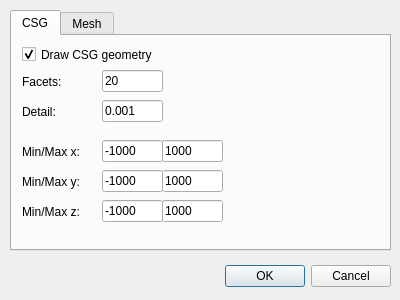
<?xml version="1.0" encoding="UTF-8"?>
<ui version="4.0">
 <class>SetupMeshDialog</class>
 <widget class="QDialog" name="SetupMeshDialog">
  <property name="geometry">
   <rect>
    <x>0</x>
    <y>0</y>
    <width>400</width>
    <height>300</height>
   </rect>
  </property>
  <property name="windowTitle">
   <string>Geometry and meshing options</string>
  </property>
  <widget class="QDialogButtonBox" name="buttonBox">
   <property name="geometry">
    <rect>
     <x>50</x>
     <y>260</y>
     <width>341</width>
     <height>32</height>
    </rect>
   </property>
   <property name="orientation">
    <enum>Qt::Horizontal</enum>
   </property>
   <property name="standardButtons">
    <set>QDialogButtonBox::Cancel|QDialogButtonBox::Ok</set>
   </property>
  </widget>
  <widget class="QTabWidget" name="tabWidget">
   <property name="geometry">
    <rect>
     <x>10</x>
     <y>10</y>
     <width>381</width>
     <height>241</height>
    </rect>
   </property>
   <property name="currentIndex">
    <number>0</number>
   </property>
   <widget class="QWidget" name="tab">
    <attribute name="title">
     <string>CSG</string>
    </attribute>
    <widget class="QCheckBox" name="checkBox">
     <property name="geometry">
      <rect>
       <x>10</x>
       <y>10</y>
       <width>151</width>
       <height>17</height>
      </rect>
     </property>
     <property name="text">
      <string>Draw CSG geometry</string>
     </property>
     <property name="checked">
      <bool>true</bool>
     </property>
    </widget>
    <widget class="QWidget" name="horizontalLayoutWidget">
     <property name="geometry">
      <rect>
       <x>10</x>
       <y>30</y>
       <width>81</width>
       <height>31</height>
      </rect>
     </property>
     <layout class="QHBoxLayout" name="horizontalLayout">
      <item>
       <widget class="QLabel" name="label">
        <property name="text">
         <string>Facets:</string>
        </property>
       </widget>
      </item>
     </layout>
    </widget>
    <widget class="QWidget" name="horizontalLayoutWidget_2">
     <property name="geometry">
      <rect>
       <x>90</x>
       <y>30</y>
       <width>61</width>
       <height>31</height>
      </rect>
     </property>
     <layout class="QHBoxLayout" name="horizontalLayout_2">
      <item>
       <widget class="QLineEdit" name="leFacets">
        <property name="text">
         <string>20</string>
        </property>
       </widget>
      </item>
     </layout>
    </widget>
    <widget class="QWidget" name="horizontalLayoutWidget_3">
     <property name="geometry">
      <rect>
       <x>90</x>
       <y>60</y>
       <width>61</width>
       <height>31</height>
      </rect>
     </property>
     <layout class="QHBoxLayout" name="horizontalLayout_3">
      <item>
       <widget class="QLineEdit" name="leDetail">
        <property name="text">
         <string>0.001</string>
        </property>
       </widget>
      </item>
     </layout>
    </widget>
    <widget class="QWidget" name="horizontalLayoutWidget_4">
     <property name="geometry">
      <rect>
       <x>10</x>
       <y>60</y>
       <width>81</width>
       <height>31</height>
      </rect>
     </property>
     <layout class="QHBoxLayout" name="horizontalLayout_4">
      <item>
       <widget class="QLabel" name="label_2">
        <property name="text">
         <string>Detail:</string>
        </property>
       </widget>
      </item>
     </layout>
    </widget>
    <widget class="QWidget" name="horizontalLayoutWidget_5">
     <property name="geometry">
      <rect>
       <x>90</x>
       <y>100</y>
       <width>61</width>
       <height>31</height>
      </rect>
     </property>
     <layout class="QHBoxLayout" name="horizontalLayout_5">
      <item>
       <widget class="QLineEdit" name="leMinX">
        <property name="text">
         <string>-1000</string>
        </property>
       </widget>
      </item>
     </layout>
    </widget>
    <widget class="QWidget" name="horizontalLayoutWidget_6">
     <property name="geometry">
      <rect>
       <x>10</x>
       <y>100</y>
       <width>81</width>
       <height>31</height>
      </rect>
     </property>
     <layout class="QHBoxLayout" name="horizontalLayout_6">
      <item>
       <widget class="QLabel" name="label_3">
        <property name="text">
         <string>Min/Max x:</string>
        </property>
       </widget>
      </item>
     </layout>
    </widget>
    <widget class="QWidget" name="horizontalLayoutWidget_7">
     <property name="geometry">
      <rect>
       <x>150</x>
       <y>100</y>
       <width>61</width>
       <height>31</height>
      </rect>
     </property>
     <layout class="QHBoxLayout" name="horizontalLayout_7">
      <item>
       <widget class="QLineEdit" name="leMaxX">
        <property name="text">
         <string>1000</string>
        </property>
       </widget>
      </item>
     </layout>
    </widget>
    <widget class="QWidget" name="horizontalLayoutWidget_8">
     <property name="geometry">
      <rect>
       <x>90</x>
       <y>130</y>
       <width>61</width>
       <height>31</height>
      </rect>
     </property>
     <layout class="QHBoxLayout" name="horizontalLayout_8">
      <item>
       <widget class="QLineEdit" name="leMinY">
        <property name="text">
         <string>-1000</string>
        </property>
       </widget>
      </item>
     </layout>
    </widget>
    <widget class="QWidget" name="horizontalLayoutWidget_9">
     <property name="geometry">
      <rect>
       <x>150</x>
       <y>130</y>
       <width>61</width>
       <height>31</height>
      </rect>
     </property>
     <layout class="QHBoxLayout" name="horizontalLayout_9">
      <item>
       <widget class="QLineEdit" name="leMaxY">
        <property name="text">
         <string>1000</string>
        </property>
       </widget>
      </item>
     </layout>
    </widget>
    <widget class="QWidget" name="horizontalLayoutWidget_10">
     <property name="geometry">
      <rect>
       <x>10</x>
       <y>130</y>
       <width>81</width>
       <height>31</height>
      </rect>
     </property>
     <layout class="QHBoxLayout" name="horizontalLayout_10">
      <item>
       <widget class="QLabel" name="label_4">
        <property name="text">
         <string>Min/Max y:</string>
        </property>
       </widget>
      </item>
     </layout>
    </widget>
    <widget class="QWidget" name="horizontalLayoutWidget_11">
     <property name="geometry">
      <rect>
       <x>90</x>
       <y>160</y>
       <width>61</width>
       <height>31</height>
      </rect>
     </property>
     <layout class="QHBoxLayout" name="horizontalLayout_11">
      <item>
       <widget class="QLineEdit" name="leMinZ">
        <property name="text">
         <string>-1000</string>
        </property>
       </widget>
      </item>
     </layout>
    </widget>
    <widget class="QWidget" name="horizontalLayoutWidget_12">
     <property name="geometry">
      <rect>
       <x>150</x>
       <y>160</y>
       <width>61</width>
       <height>31</height>
      </rect>
     </property>
     <layout class="QHBoxLayout" name="horizontalLayout_12">
      <item>
       <widget class="QLineEdit" name="leMaxZ">
        <property name="text">
         <string>1000</string>
        </property>
       </widget>
      </item>
     </layout>
    </widget>
    <widget class="QWidget" name="horizontalLayoutWidget_13">
     <property name="geometry">
      <rect>
       <x>10</x>
       <y>160</y>
       <width>81</width>
       <height>31</height>
      </rect>
     </property>
     <layout class="QHBoxLayout" name="horizontalLayout_13">
      <item>
       <widget class="QLabel" name="label_5">
        <property name="text">
         <string>Min/Max z:</string>
        </property>
       </widget>
      </item>
     </layout>
    </widget>
   </widget>
   <widget class="QWidget" name="tab_2">
    <attribute name="title">
     <string>Mesh</string>
    </attribute>
    <widget class="QWidget" name="horizontalLayoutWidget_14">
     <property name="geometry">
      <rect>
       <x>120</x>
       <y>10</y>
       <width>61</width>
       <height>31</height>
      </rect>
     </property>
     <layout class="QHBoxLayout" name="horizontalLayout_14">
      <item>
       <widget class="QLineEdit" name="leMin">
        <property name="text">
         <string>0</string>
        </property>
       </widget>
      </item>
     </layout>
    </widget>
    <widget class="QWidget" name="horizontalLayoutWidget_15">
     <property name="geometry">
      <rect>
       <x>10</x>
       <y>10</y>
       <width>111</width>
       <height>31</height>
      </rect>
     </property>
     <layout class="QHBoxLayout" name="horizontalLayout_15">
      <item>
       <widget class="QLabel" name="label_6">
        <property name="text">
         <string>Min mesh-size:</string>
        </property>
       </widget>
      </item>
     </layout>
    </widget>
    <widget class="QWidget" name="horizontalLayoutWidget_31">
     <property name="geometry">
      <rect>
       <x>10</x>
       <y>40</y>
       <width>111</width>
       <height>31</height>
      </rect>
     </property>
     <layout class="QHBoxLayout" name="horizontalLayout_31">
      <item>
       <widget class="QLabel" name="label_13">
        <property name="text">
         <string>Max mesh-size:</string>
        </property>
       </widget>
      </item>
     </layout>
    </widget>
    <widget class="QWidget" name="horizontalLayoutWidget_32">
     <property name="geometry">
      <rect>
       <x>120</x>
       <y>40</y>
       <width>61</width>
       <height>31</height>
      </rect>
     </property>
     <layout class="QHBoxLayout" name="horizontalLayout_32">
      <item>
       <widget class="QLineEdit" name="leMax">
        <property name="text">
         <string>1000</string>
        </property>
       </widget>
      </item>
     </layout>
    </widget>
    <widget class="QWidget" name="horizontalLayoutWidget_33">
     <property name="geometry">
      <rect>
       <x>10</x>
       <y>70</y>
       <width>111</width>
       <height>31</height>
      </rect>
     </property>
     <layout class="QHBoxLayout" name="horizontalLayout_33">
      <item>
       <widget class="QLabel" name="label_14">
        <property name="text">
         <string>Mesh-size grading:</string>
        </property>
       </widget>
      </item>
     </layout>
    </widget>
    <widget class="QWidget" name="horizontalLayoutWidget_34">
     <property name="geometry">
      <rect>
       <x>120</x>
       <y>70</y>
       <width>61</width>
       <height>31</height>
      </rect>
     </property>
     <layout class="QHBoxLayout" name="horizontalLayout_34">
      <item>
       <widget class="QLineEdit" name="leGrading">
        <property name="text">
         <string>0.3</string>
        </property>
       </widget>
      </item>
     </layout>
    </widget>
    <widget class="QWidget" name="horizontalLayoutWidget_35">
     <property name="geometry">
      <rect>
       <x>10</x>
       <y>120</y>
       <width>191</width>
       <height>41</height>
      </rect>
     </property>
     <layout class="QHBoxLayout" name="horizontalLayout_35">
      <item>
       <widget class="QLabel" name="label_15">
        <property name="text">
         <string>Elements per curvature radius:</string>
        </property>
       </widget>
      </item>
     </layout>
    </widget>
    <widget class="QWidget" name="horizontalLayoutWidget_36">
     <property name="geometry">
      <rect>
       <x>200</x>
       <y>120</y>
       <width>131</width>
       <height>41</height>
      </rect>
     </property>
     <layout class="QHBoxLayout" name="horizontalLayout_36">
      <item>
       <widget class="QSlider" name="hsRadius">
        <property name="minimum">
         <number>1</number>
        </property>
        <property name="maximum">
         <number>25</number>
        </property>
        <property name="pageStep">
         <number>5</number>
        </property>
        <property name="sliderPosition">
         <number>10</number>
        </property>
        <property name="orientation">
         <enum>Qt::Horizontal</enum>
        </property>
        <property name="tickPosition">
         <enum>QSlider::NoTicks</enum>
        </property>
        <property name="tickInterval">
         <number>0</number>
        </property>
       </widget>
      </item>
     </layout>
    </widget>
    <widget class="QWidget" name="horizontalLayoutWidget_37">
     <property name="geometry">
      <rect>
       <x>200</x>
       <y>160</y>
       <width>131</width>
       <height>41</height>
      </rect>
     </property>
     <layout class="QHBoxLayout" name="horizontalLayout_37">
      <item>
       <widget class="QSlider" name="hsEdge">
        <property name="minimum">
         <number>1</number>
        </property>
        <property name="maximum">
         <number>25</number>
        </property>
        <property name="pageStep">
         <number>5</number>
        </property>
        <property name="value">
         <number>5</number>
        </property>
        <property name="orientation">
         <enum>Qt::Horizontal</enum>
        </property>
       </widget>
      </item>
     </layout>
    </widget>
    <widget class="QWidget" name="horizontalLayoutWidget_38">
     <property name="geometry">
      <rect>
       <x>10</x>
       <y>160</y>
       <width>191</width>
       <height>41</height>
      </rect>
     </property>
     <layout class="QHBoxLayout" name="horizontalLayout_38">
      <item>
       <widget class="QLabel" name="label_16">
        <property name="text">
         <string>Elements per edge:</string>
        </property>
       </widget>
      </item>
     </layout>
    </widget>
    <widget class="QWidget" name="horizontalLayoutWidget_39">
     <property name="geometry">
      <rect>
       <x>330</x>
       <y>120</y>
       <width>41</width>
       <height>41</height>
      </rect>
     </property>
     <layout class="QHBoxLayout" name="horizontalLayout_39">
      <item>
       <widget class="QLabel" name="laRadius">
        <property name="text">
         <string>2.0</string>
        </property>
        <property name="alignment">
         <set>Qt::AlignCenter</set>
        </property>
       </widget>
      </item>
     </layout>
    </widget>
    <widget class="QWidget" name="horizontalLayoutWidget_40">
     <property name="geometry">
      <rect>
       <x>330</x>
       <y>160</y>
       <width>41</width>
       <height>41</height>
      </rect>
     </property>
     <layout class="QHBoxLayout" name="horizontalLayout_40">
      <item>
       <widget class="QLabel" name="laEdge">
        <property name="text">
         <string>1.0</string>
        </property>
        <property name="alignment">
         <set>Qt::AlignCenter</set>
        </property>
       </widget>
      </item>
     </layout>
    </widget>
   </widget>
  </widget>
 </widget>
 <resources/>
 <connections>
  <connection>
   <sender>buttonBox</sender>
   <signal>accepted()</signal>
   <receiver>SetupMeshDialog</receiver>
   <slot>accept()</slot>
   <hints>
    <hint type="sourcelabel">
     <x>248</x>
     <y>254</y>
    </hint>
    <hint type="destinationlabel">
     <x>157</x>
     <y>274</y>
    </hint>
   </hints>
  </connection>
  <connection>
   <sender>buttonBox</sender>
   <signal>rejected()</signal>
   <receiver>SetupMeshDialog</receiver>
   <slot>reject()</slot>
   <hints>
    <hint type="sourcelabel">
     <x>316</x>
     <y>260</y>
    </hint>
    <hint type="destinationlabel">
     <x>286</x>
     <y>274</y>
    </hint>
   </hints>
  </connection>
 </connections>
</ui>
